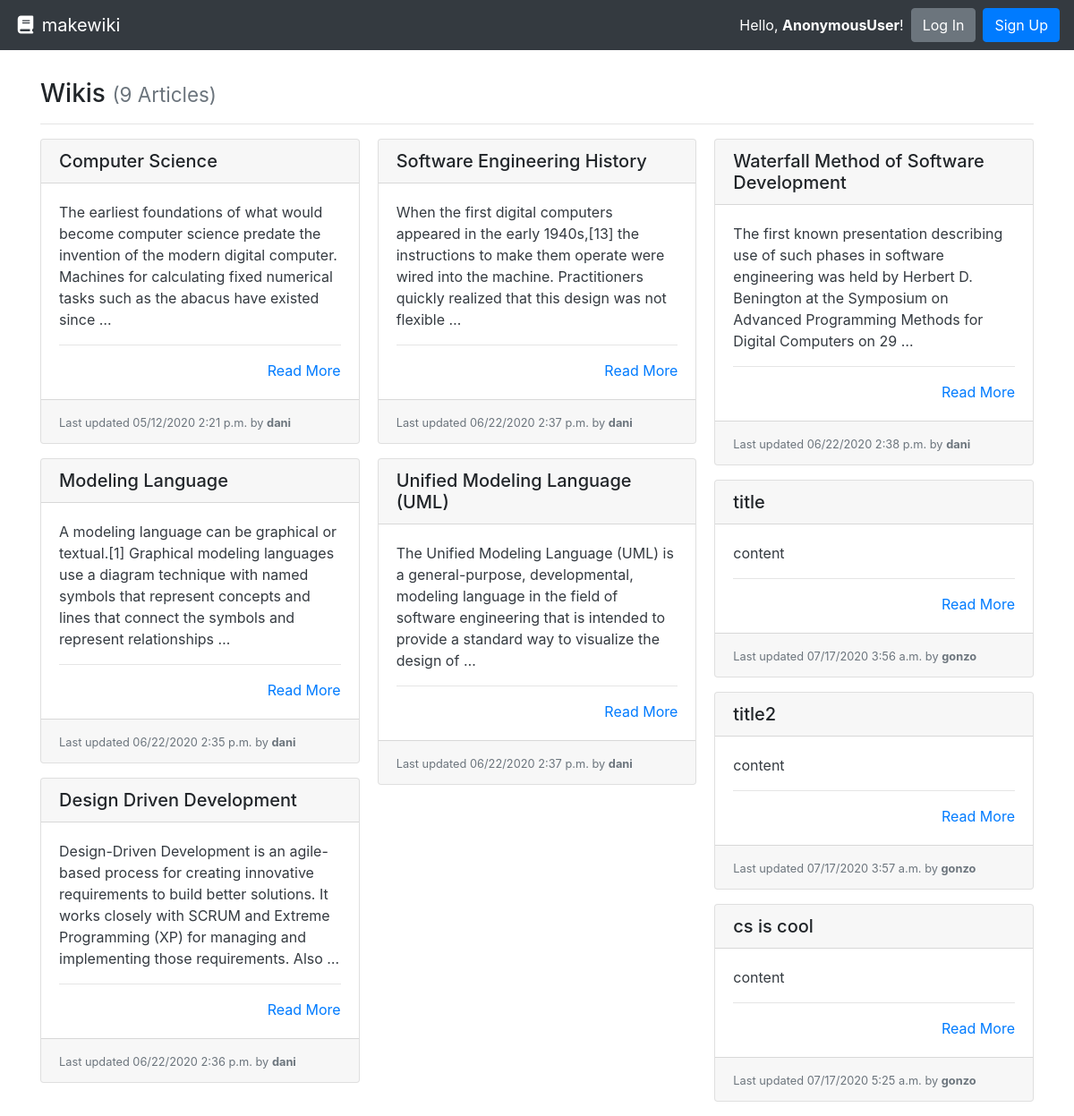
Before: / with the older database file.
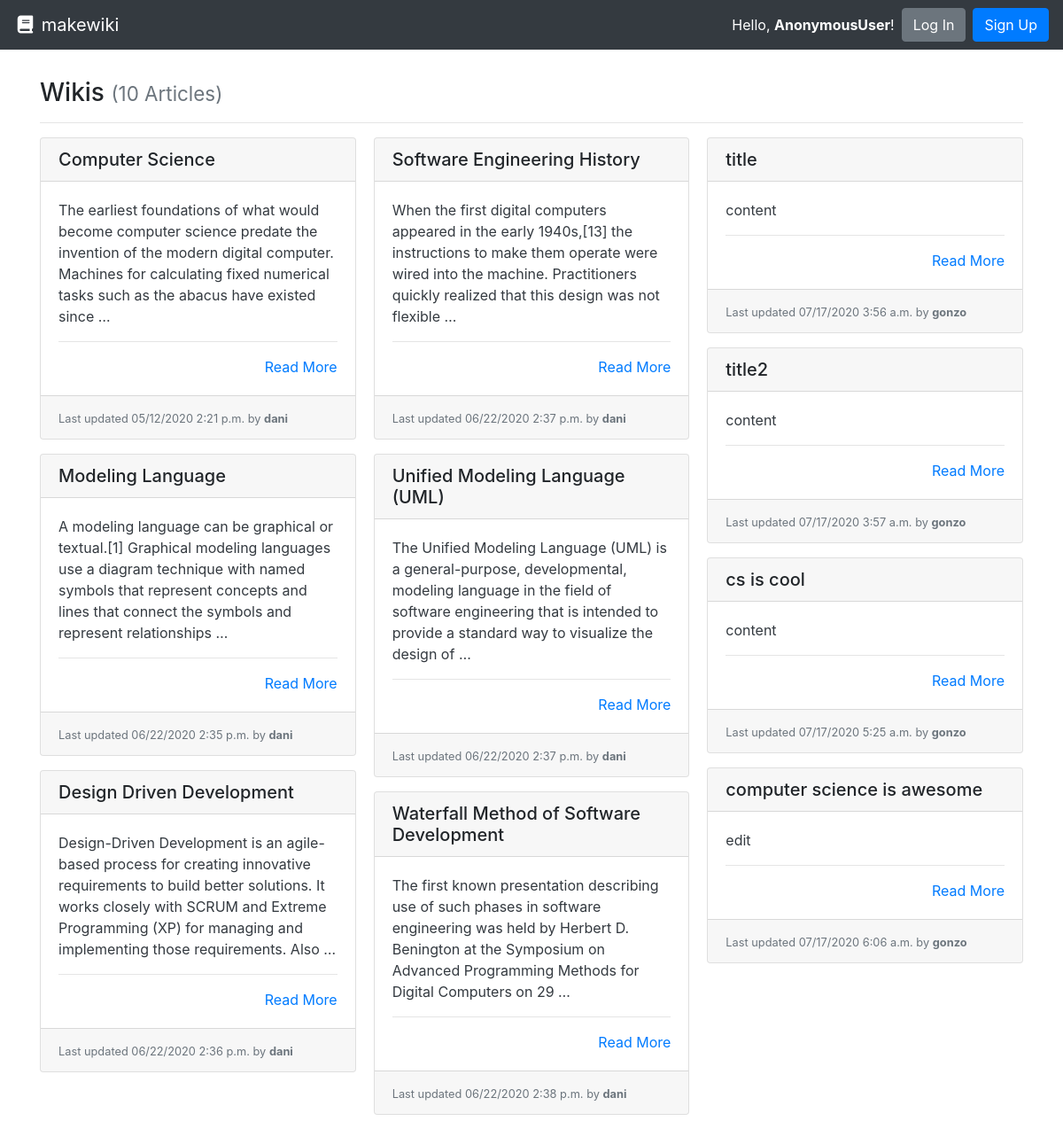
After: the same page with the newer database file.
### wiki/models.py (models this page shows, shortened)
class Article(models.Model):
    title = models.CharField(max_length=settings.WIKI_ARTICLE_TITLE_MAX_LENGTH, unique=True,
                             help_text="Title of your article.")
    author = models.ForeignKey(User, on_delete=models.PROTECT,
                               help_text="The user that posted this article.")
    slug = models.CharField(max_length=settings.WIKI_ARTICLE_TITLE_MAX_LENGTH, blank=True, editable=False,
                            help_text="Unique URL path to access this article. Generated by the system.")
    content = models.TextField(
        help_text="Write the content of your particleage here.")
    created = models.DateTimeField(auto_now_add=True,
                                   help_text="The date and time this article was created. Automatically generated when the model saves.")
    modified = models.DateTimeField(auto_now=True,
                                    help_text="The date and time this article was updated. Automatically generated when the model updates.")

### wiki/views.py (the view)
# urls.py: path('', ArticleListView.as_view(), name='wiki-list-page'),
class ArticleListView(ListView):
    model = Article
    def get(self, request):
        articles = self.get_queryset().all()
        return render(request, 'list.html', {
          'articles': articles
        })

### wiki/templates/list.html
{% extends "base.html" %}
{% block content %}
  <h3>Wikis {% if articles %}<small class="text-muted">({{ articles|length }} Article{{ articles|length|pluralize:"s" }})</small>{% endif %}</h3>
  <hr>
  {% if articles %}
    <div class="card-columns">
      {% for article in articles %}
        {% include "partials/card.html" %}
      {% endfor %}
    </div>
  {% else %}
    <div class="alert alert-primary" role="alert">No pages to display.</div>
  {% endif %}
{% endblock %}

### templates/base.html (shortened to what this page needs)
<!doctype html>
<html lang="en">
  <head>
    <link rel="stylesheet" href="https://stackpath.bootstrapcdn.com/bootstrap/4.3.1/css/bootstrap.min.css"
>
  </head>
  <body>
    <nav class="navbar navbar-expand-md navbar-dark bg-dark">
      <a class="navbar-brand" href="{% url 'wiki-list-page' %}"><i class="fas fa-fw fa-book"></i> makewiki</a>
      <form class="form-inline ml-auto">
        <div class="text-white">Hello, <strong>{{user}}</strong>!</div>
        <a href="{% url 'login' %}" class="btn btn-secondary ml-2">Log In</a>
        <a href="{% url 'signup' %}" class="btn btn-primary ml-2">Sign Up</a>
      </form>
    </nav>
    <main role="main" class="container" style="margin-top: 4vh;">
      {% block content %}{% endblock %}
    </main>
  </body>

### wiki/templates/partials/card.html
<div class="card mb-3">
  <h5 class="card-header ">{{ article.title }}</h5>
  <div class="card-body border-dark">
    <p class="card-text text-dark">
      {{ article.content|truncatewords_html:30 }}
      <hr>
      <div class="text-right"><a href="{% url 'wiki-details-page' article.slug %}" title="Read More">Read More</a></div>
  </div>
  <div class="card-footer">
    <small class="text-muted">Last updated {{ article.modified|date:"SHORT_DATETIME_FORMAT" }} by <b>{{ article.author.username }}</b></small>
  </div>
</div>

Changed rows visible on the page:
added Article: title "computer science is awesome", content "edit", modified "07/17/2020 6:06 a.m.", author.username "gonzo"
Other visible differences:
{{ articles|length }}: "9" → "10"
